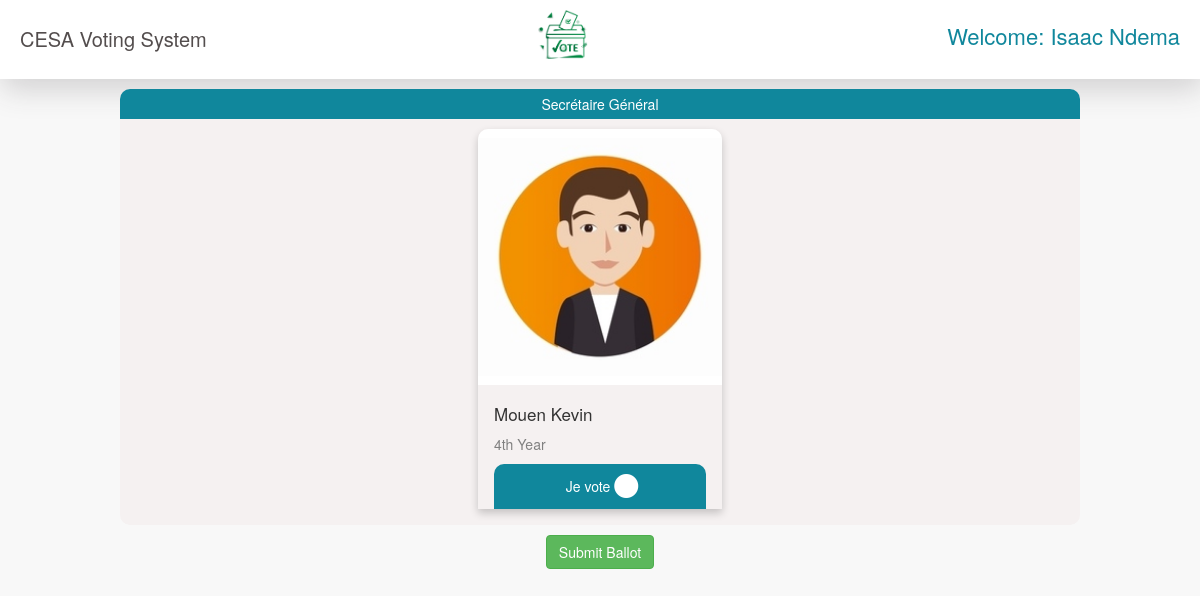
Page /vote.php (signed in) on the committed database.
### tables this page shows
CREATE TABLE IF NOT EXISTS `voters` (
  `voters_id` int(11) NOT NULL AUTO_INCREMENT,
  `id_number` varchar(6) NOT NULL,
  `password` varchar(100) NOT NULL,
  `firstname` varchar(100) NOT NULL,
  `lastname` varchar(100) NOT NULL,
  `year_level` varchar(100) NOT NULL,
  `status` varchar(100) NOT NULL,
  `account` varchar(100) NOT NULL,
  PRIMARY KEY (`voters_id`)
);

CREATE TABLE IF NOT EXISTS `postes` (
  `id` int(11) NOT NULL AUTO_INCREMENT,
  `name` varchar(100) NOT NULL,
  `class_name` varchar(10) NOT NULL,
  PRIMARY KEY (`id`),
  UNIQUE KEY `id` (`id`,`class_name`)
);

CREATE TABLE IF NOT EXISTS `candidate` (
  `candidate_id` int(11) NOT NULL AUTO_INCREMENT,
  `position` int(11) ,
  `firstname` varchar(100) NOT NULL,
  `lastname` varchar(100) NOT NULL,
  `year_level` varchar(100) NOT NULL,
  `gender` varchar(100) NOT NULL,
  `img` varchar(100) NOT NULL,
  PRIMARY KEY (`candidate_id`),
  FOREIGN KEY (`position`) REFERENCES `postes`(`id`)
);

### vote.php (the view, shortened to what this page needs)
<?php include('voteHead.php'); ?>
<?php include("sess.php") ?>
<body>
	<?php include('side_bar.php'); ?>
	<form method="POST" action="vote_result.php" class="rootContainer">
		<?php
		$postes = $conn->query("SELECT `id`,  `name` , `class_name` FROM `postes`") or die(mysqli_errno());
		$postes_class = array();
		while ($poste = $postes->fetch_array()) {
			array_push($postes_class,$poste['class_name']);
			$query = $conn->query("SELECT * FROM `candidate` WHERE `position` = '" . $poste['id'] . "'") or die(mysqli_errno());
			if ($query->num_rows > 0) {
		?>
				<div class="voteContainer">
					<div class="posteTitle">
						<center><?php echo $poste['name'] ?></center>
					</div>
					<div class="rowCard">
						<?php
						while ($fetch = $query->fetch_array()) {
						?>
							<div class="columnCard">
								<div class="card">
									<img src="admin/<?php echo $fetch['img'] ?>">
									<div class="containerCard">
										<h2 class="nameCard"><?php echo $fetch['firstname'] . " " . $fetch['lastname'] ?></h2>
										<p class="levelCard"><?php echo $fetch['year_level'] ?></p>
										<div class="voteCheck fancyCheckbox" onclick="voteClicked(this)">
											<span class="vote_text">Je vote </span><input onclick="(function(e) {e.stopPropagation();})(event)" type="checkbox" value="<?php echo $fetch['candidate_id']; ?>" name="<?php echo $poste['class_name'] . "_id"; ?>" class="<?php echo $poste['class_name']; ?>">
										</div>
									</div>
								</div>
							</div>
						<?php
						}
						?>
					</div>
				</div>
		<?php
			}
		}
		?>
		<center><button style="margin-bottom:20px;" class="btn btn-success ballot" type="submit" name="submit">Submit Ballot</button></center>
	</form>
</body>
</html>

### side_bar.php
<div class="userNavbar">
    <div class="title">
        <a class="titleName" href=""> CESA Voting System</a>
    </div>
    <div class="navbarImg">
        <img src="./images/vote.png" alt="Logo"/>
    </div>
    <div class="user">
        <h1 class="username">
        <?php
        require 'database/dbcon.php';
        try {
            $query = $conn->query("SELECT firstname , lastname from voters where voters_id ='" . $_SESSION['voters_id'] . "'");
            $row = $query->fetch_array();
        ?>
             <i class="fa fa-arrow fa-fw"></i>Welcome: <?php echo $row['firstname'] . " " . $row['lastname']; ?>
        <?php
        } catch (Exception $e) {
            echo '<i class="fa fa-arrow fa-fw"></i>Error occured : Please reload page';
        }
        ?>
        </h1>
    </div>
</div>

### css/sb-admin-2.css (style rules this page uses)
body { background-color: #f8f8f8; }

### css/cardStyles.css (style rules this page uses)
.rootContainer { display:flex; flex-direction: column; justify-content: center; align-items: center; width:100%; }
.voteContainer { width: 80%; border-radius: 10px; margin-bottom: 10px; background-color:#f5f1f1; }
.posteTitle { border-radius: 10px 10px 0 0; padding: 5px; margin-bottom : 10px; background-color:var(--primary-color); color:white; }
.rowCard { display:flex; justify-content: center; align-items: center; }
.columnCard { float: left; margin-bottom: 16px; width: 25%; border-radius: 10px 10px 0 0; padding: 0 8px; min-width: 260px; }
.card { border-radius: 10px 10px 0 0; box-shadow: 0 4px 8px 0 rgba(0, 0, 0, 0.2); }
.card img { width:100%; border-radius: 10px 10px 0 0; }
.containerCard { padding: 0 16px; }
.containerCard::after, .rowCard::after { content: ""; clear: both; display: table; }
.containerCard .nameCard { font-size:17px; }
.containerCard .levelCard { color: grey; }
.voteCheck { border: none; outline: 0; display:flex; padding: 8px; color: white; background-color: var(--primary-color); text-align: center; justify-content: center; justify-items: center; border-radius: 10px 10px 0 0; width: 100%; transition: 300ms ease-out; }
.voteCheck .vote_text { margin: 4px; }

### css/userNavbar.css (style rules this page uses)
.userNavbar { display: flex; justify-content:center ; align-items: center; padding: 20px; background-color: white; box-shadow: var(--box-shadow); margin-bottom: 10px; }
.title a { display: flex; align-items: center; }
.navbarImg { flex: 1; display: flex; justify-content: center; align-items: center; }
.userNavbar img { width:50px; margin-top:-10px; }
.titleName { font-size: 20px; color: var(--text-color); font-weight: 500; }
.user { text-align: right; }
.username { margin-top: 4px; font-size: 22px; color:var(--primary-color); }

### css/checkbox.css (style rules this page uses)
.fancyCheckbox input[type=checkbox], .fancyCheckbox input[type=radio] { position: relative; appearance: none; font-family:FontAwesome; font-size:2em; margin: 0; color: inherit; outline: none; transition: 300ms ease-out; }
.fancyCheckbox input[type=checkbox]::after, .fancyCheckbox input[type=radio]::after { content: '\f111'; display: inline-block; text-align: center; }

### css/partials/_variables.css (style rules this page uses)
:root { --primary-color: rgb(16, 135, 156); --primary-color2:#854fee; --title-color:#141313; --border-color:#201f1f17; --text-color:rgb(83, 77, 77); --gradient-color:linear-gradient(20deg,#4458dc 30%,#854fee 70%); --shadow-color:0px 10px 30px rgba(118,85,225,0.3); --box-shadow:2px 10px 30px rgba(57,56,61,0.205); }

### rows in the picture
voters: firstname "Isaac", lastname "Ndema"
postes: name "Secrétaire Général"
candidate: img (picture), firstname "Mouen", lastname "Kevin", year_level "4th Year"
